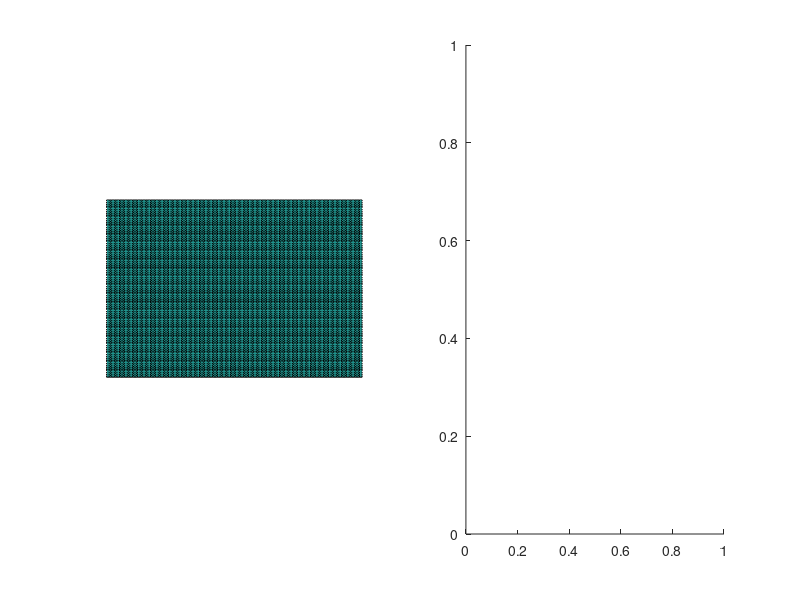

This chart was generated by the following MATLAB code: (Note: this script raises an error after producing the figure.)
% test script for piecewise linear 2-d model

clear all
close all

% transition probabilities
p = [4 1 1 0];
pp=p;
p = cumsum(p);
p = p/max(p);

% viewing
v = [0 30];
a = [1 0]/10;

% creat data object
N = 100; % for NxN grid of datapoints (evenly spaced)
x = 1:N;
y = 1:N;
% make input grid
[x, y] = meshgrid(x,y);
% create data object
data = [x(:) y(:) zeros(N^2,1)];
% create matrix for surf later
z = zeros(N);

% intial graphics
sp2 = subplot(1,2,2);
sp1 = subplot(1,2,1);
s = surf(x,y,z);
view(v)
axis([0 100 0 100 -1000 1000])
axis off

% initialise tree with this data
t = grhTree(grhData(data));
t.prior.b = 4;

counter = 0;

% animate tree
while true
    
    tic
    
    if ~mod(counter, 20)
        subplot(sp2), cla; t.drawTree('subplot'); axis off;
        title(sprintf('p = [%.0f %.0f %.0f %.0f] : t.prior.b = %.2f', pp, t.prior.b))
    end
    
    counter = counter + 1;
    
    if rand < .05
        p = randi(5, 1, 4);
        p(1) = p(1)*2;
        pp = p;
        p = cumsum(p);
        p = p/max(p);
    end
    
    if (t.prior.b < 0 && rand<.1) || t.prior.b > 0
    if rand<.1, t.prior.b = randn();end
    end
    
if rand < p(1)
%     fprintf('\nGrowing:')
    t.randomGrow;
%     fprintf('\n')    
else
    if rand < p(2)
%         fprintf('\nPruning:')
        t.randomPrune;
%         fprintf('\n')  
    else
        if rand < p(3)
%             fprintf('\nSwapping:')
            t.randomSwap;
%             fprintf('\n')
        else
%             fprintf('\nChanging:')
            t.randomChange;
%             fprintf('\n')    
        end
    end
end

for thisLeaf = t.leaves
    t.data.setOutputs(thisLeaf.dataIDs, 1, [ones(numel(thisLeaf.dataIDs),1) thisLeaf.data.getInputs(thisLeaf.dataIDs)] * thisLeaf.model'); %+rand*randn(length(thisLeaf.dataIDs),1)*33);
    data = t.data.getData(thisLeaf.dataIDs);
    inds = (data(:,2)-1)*N + data(:,1);
    z(inds) = data(:,3);   
end

subplot(sp1)
set(s, 'ZData', z);
v(2) = 40 + 20 * sin(counter/40);
v = v + a;
% a = a / norm(a);
view(v)

if toc < .1
    pause(.1-toc)
end
end